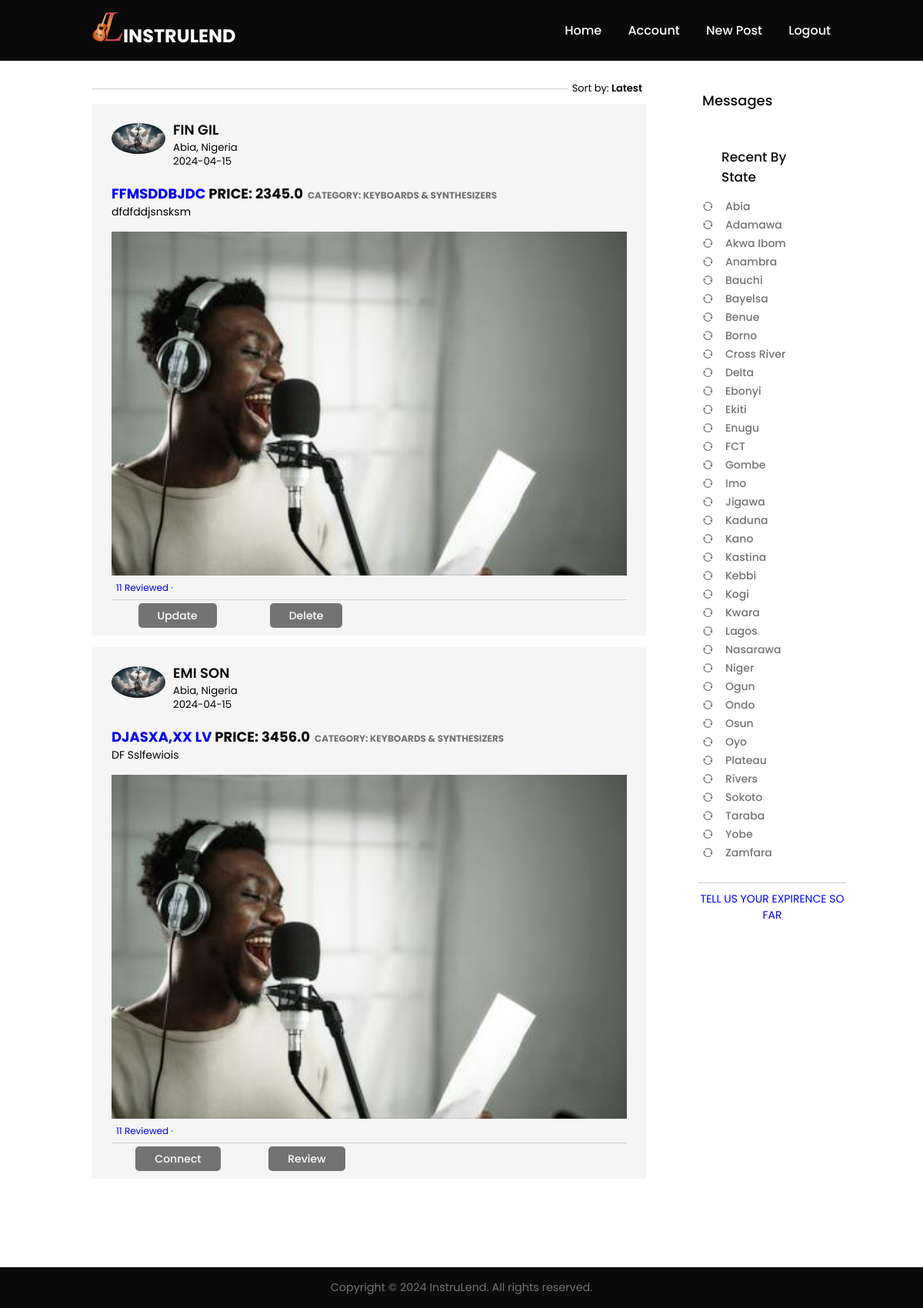
Screenshot of /home (signed in) with the database file from the repository.
### app/models.py (models this page shows, shortened)
class Post(db.Model):
    id = db.Column(db.Integer, primary_key=True)
    title = db.Column(db.String(50), nullable=False)
    description = db.Column(db.String(200), nullable=False)
    category = db.Column(db.String(100), nullable=False)
    price = db.Column(db.Float, nullable=False)
    city = db.Column(db.String(50), nullable=False)
    country = db.Column(db.String(10), nullable=False, default='Nigeria')
    date_posted = db.Column(db.DateTime, nullable=False, default=datetime.utcnow)
    image_file = db.Column(db.String(50), nullable=False)
    availability = db.Column(db.Boolean, nullable=False, default=True)
    user_id = db.Column(db.Integer, db.ForeignKey('user.id'), nullable=False)
    reviews = db.relationship('Review', backref='author2', lazy=True)
    rented = db.relationship('Agreement', backref='author5', lazy=True)

class User(db.Model, UserMixin):
    id = db.Column(db.Integer, primary_key=True)
    first_name = db.Column(db.String(100), nullable=False)
    last_name = db.Column(db.String(100), nullable=False)
    email = db.Column(db.String(255), unique=True, nullable=False)
    phone_number = db.Column(db.String(15), unique=True, nullable=False)
    city = db.Column(db.String(50))
    country = db.Column(db.String(10), nullable=False, default='Nigeria')
    password = db.Column(db.String(60), nullable=False)
    verification_number = db.Column(db.String(25), unique=True)
    verified_user = db.Column(db.Boolean, nullable=False, default=False)
    created_at = db.Column(db.DateTime, nullable=False, default=datetime.utcnow)
    image_file = db.Column(db.String(50), nullable=False, default='default.jpg')
    posts = db.relationship('Post', backref='author', lazy=True)
    reviews = db.relationship('Review', backref='author1', lazy=True)
    rented = db.relationship('Agreement', backref='author4', lazy=True)
    expirence = db.relationship('Expirence', backref='author6', lazy=True)
    chats_user1 = db.relationship('Chat', backref='user1', foreign_keys='Chat.user1_id', lazy=True)
    chats_user2 = db.relationship('Chat', backref='user2', foreign_keys='Chat.user2_id', lazy=True)
    message = db.relationship('Message', backref='author7', lazy=True)

### app/routes.py (the view)
@app.route("/home")
@login_required
def home():
    posts = Post.query.all()
    return render_template('home.html', posts=posts)

### app/models.py (called while the page is built)
@login_manager.user_loader
def load_user(user_id):
    return User.query.get(int(user_id))

### app/templates/home.html
{% extends "base.html" %}
{% block content %}
  <div class="container-home">
    <div class="main-content">
      <div class="sort-by">
        <hr>
        <p>Sort by: <span>Latest</span></p>
      </div>
      {% for post in posts %}
        <div class="post-container">
          <div class="post-author">
            <img src="{{ url_for('static', filename='images/profile_pic/' + post.author.image_file) }}" alt="">
            <div>
              <h1>{{ post.author.first_name }} {{ post.author.last_name }}</h1>
              <small>{{ post.city }}, {{ post.country }}</small>
              <small>{{ post.date_posted.strftime('%Y-%m-%d') }}</small>
            </div>
          </div>
          <h1><a href="{{ url_for('post', post_id=post.id) }}">{{ post.title }}</a>  Price: {{ post.price }}<span>category: {{ post.category }}</span></h1>
          <p>{{ post.description }}</p>
          <img src="{{ url_for('static', filename='images/post_pic/' + post.image_file) }}" width="100%">
          <div class="post-stats">
            <div>
              <span class="Reviewed"><a href="#">11 Reviewed &middot;</a></span>
            </div>
          </div>
          <div class="post-activity">
            {% if current_user.id != post.author.id %}
              <div><a href="{{ url_for('create_chat',  author_id=post.author.id) }}" id="chat-link-creator">Connect</a></div>
              <div><a href="#">Review</a></div>
            {% else %}
              <div><a href="#">Update</a></div>
              <div><a href="#">Delete</a></div>
            {% endif %}
          </div>
        </div>
      {% endfor %}
    </div>
    <div class="right-sidebar">
      <h3><a href="{{ url_for('message') }}">Messages</a></h3>
      <div class="sidebar-activity">
        <h3>Recent By State</h3>
        <a href="#"><i class="ri-refresh-line"></i>Abia</a>
        <a href="#"><i class="ri-refresh-line"></i>Adamawa</a>
        <a href="#"><i class="ri-refresh-line"></i>Akwa Ibom</a>
        <a href="#"><i class="ri-refresh-line"></i>Anambra</a>
        <a href="#"><i class="ri-refresh-line"></i>Bauchi</a>
        <a href="#"><i class="ri-refresh-line"></i>Bayelsa</a>
        <a href="#"><i class="ri-refresh-line"></i>Benue</a>
        <a href="#"><i class="ri-refresh-line"></i>Borno</a>
        <a href="#"><i class="ri-refresh-line"></i>Cross River</a>
        <a href="#"><i class="ri-refresh-line"></i>Delta</a>
        <a href="#"><i class="ri-refresh-line"></i>Ebonyi</a>
        <a href="#"><i class="ri-refresh-line"></i>Ekiti</a>
        <a href="#"><i class="ri-refresh-line"></i>Enugu</a>
        <a href="#"><i class="ri-refresh-line"></i>FCT</a>
        <a href="#"><i class="ri-refresh-line"></i>Gombe</a>
        <a href="#"><i class="ri-refresh-line"></i>Imo</a>
        <a href="#"><i class="ri-refresh-line"></i>Jigawa</a>
        <a href="#"><i class="ri-refresh-line"></i>Kaduna</a>
        <a href="#"><i class="ri-refresh-line"></i>Kano</a>
        <a href="#"><i class="ri-refresh-line"></i>Kastina</a>
        <a href="#"><i class="ri-refresh-line"></i>Kebbi</a>
        <a href="#"><i class="ri-refresh-line"></i>Kogi</a>
        <a href="#"><i class="ri-refresh-line"></i>Kwara</a>
        <a href="#"><i class="ri-refresh-line"></i>Lagos</a>
        <a href="#"><i class="ri-refresh-line"></i>Nasarawa</a>
        <a href="#"><i class="ri-refresh-line"></i>Niger</a>
        <a href="#"><i class="ri-refresh-line"></i>Ogun</a>
        <a href="#"><i class="ri-refresh-line"></i>Ondo</a>
        <a href="#"><i class="ri-refresh-line"></i>Osun</a>
        <a href="#"><i class="ri-refresh-line"></i>Oyo</a>
        <a href="#"><i class="ri-refresh-line"></i>Plateau</a>
        <a href="#"><i class="ri-refresh-line"></i>Rivers</a>
        <a href="#"><i class="ri-refresh-line"></i>Sokoto</a>
        <a href="#"><i class="ri-refresh-line"></i>Taraba</a>
        <a href="#"><i class="ri-refresh-line"></i>Yobe</a>
        <a href="#"><i class="ri-refresh-line"></i>Zamfara</a>
      </div>
      <div class="review-us">
        <a href="{{ url_for('expirence') }}">Tell Us your Expirence so far</a>
      </div>
    </div>
  </div>
{% endblock %}

### app/templates/base.html (shortened to what this page needs)
<!DOCTYPE html>
<html lang="en">
  <head>
    <link rel="stylesheet" href="https://cdn.jsdelivr.net/npm/swiper@11/swiper-bundle.min.css"/>
    <link rel="stylesheet" href="https://cdnjs.cloudflare.com/ajax/libs/font-awesome/6.5.1/css/all.min.css" />
    <link href="https://cdn.jsdelivr.net/npm/remixicon@4.2.0/fonts/remixicon.css" rel="stylesheet"/>
    <link rel="stylesheet" href="https://cdnjs.cloudflare.com/ajax/libs/font-awesome/5.15.3/css/all.min.css">
    <link rel="stylesheet" href="https://pro.fontawesome.com/releases/v5.10.0/css/all.css">
    <link rel="stylesheet" href="{{ url_for('static', filename='css/index.css') }}">
    <link rel="stylesheet" href="{{ url_for('static', filename='css/styles.css') }}">
</head>
<body>
    <header class="header">
        <a href="{{ url_for('index') }}" class="brand"><img src="{{ url_for('static', filename='images/website_pic/package/logo.png') }}">InstruLend</a>
        <div class="navigation">
            <div class="navigation-items">
              {% if current_user.is_authenticated %}
                <a class="nav-link active" aria-current="page" href="{{ url_for('home') }}">Home</a>
                <a class="nav-link active" aria-current="page" href="{{ url_for('account') }}">Account</a>
                <a class="nav-link active" aria-current="page" href="{{ url_for('new_post') }}">New Post</a>
                <a class="nav-link" href="{{ url_for('logout') }}">Logout</a>
              {% else %}
                <a class="nav-link" href="{{ url_for('about') }}">About</a>
                <a class="nav-link" href="{{ url_for('login') }}">Login</a>
                <a class="nav-link" href="{{ url_for('register') }}">SignUp</a>
              {% endif %}
            </div>
        </div>
    </header>
    <section>
      {% block content %}{% endblock %}
    </section>
    <footer class="footer">
      <div class="footer_bar">
          Copyright &copy; 2024 InstruLend. All rights reserved.
      </div>
  </footer>
</body>
</html>

### app/static/css/index.css (style rules this page uses)
:root { --text-dark: #0a0a0a; --text-light: #737373; --extra-light: #f5f5f5; --white: #ffffff; --max-width: 1200px; }
* { margin: 0; padding: 0; box-sizing: border-box; font-family: "Poppins", sans-serif; }
html, body { scroll-behavior: smooth; }
header { z-index: 999; position: absolute; top: 0; left: 0; width: 100%; display: flex; justify-content: space-between; align-items: center; padding: 15px 120px; transition: 0.5s ease; background-color: var(--text-dark); }
header .brand { color: #fff; font-size: 1.5rem; font-weight: 700; text-transform: uppercase; text-decoration: none; }
header .navigation { position: relative; }
header .navigation .navigation-items a { position: relative; color: #fff; font-size: 1em; font-weight: 500; text-decoration: none; margin-left: 30px; transition: 0.3s ease; }
header .navigation .navigation-items a::before { content: " "; position: absolute; background: #fff; width: 0; height: 3px; bottom: 0; left: 0; transition: 0.3s ease; }
header a img { height: 40px; display: inline-block; }
section { padding: 100px 120px; }
.footer { background-color: var(--text-dark); }
.footer_bar { padding: 1rem; font-size: 0.9rem; color: var(--text-light); text-align: center; }
.about-pages h2, h3 { margin-bottom: 8px; }
.container-home { display: flex; flex-wrap: wrap; justify-content: space-between; }
.main-content { flex-basis: 75%; }
.right-sidebar { flex-basis: 20%; align-self: flex-start; position: sticky; top: 73px; }
.right-sidebar h3 { font-size: 18px; font-weight: 500; margin: 20px 0 10px; padding: 5px 25px; margin: 12px 0; }
.right-sidebar h3 a { text-decoration: none; color: var(--text-dark); }
.sidebar-activity { padding: 5px 25px; margin: 12px 0; }
.sidebar-activity h3 { color: var(--text-dark); font-size: 17px; font-weight: 500; margin: 20px 0 10px; }
.sidebar-activity a { display: flex; align-items: center; font-size: 14px; font-weight: 500; color: var(--text-light); margin: 3px 0; text-decoration: none; }
.sidebar-activity a i { width: 20px; margin-right: 10px; }
.review-us { border-top: 1px solid #ccc; text-align: center; margin-top: 20px; margin-left: 20px; margin-right: -20px; }
.review-us a { color: blue; text-decoration: none; font-size: 14px; text-transform: uppercase; display: inline-block; margin: 10px 0; }
.sort-by { display: flex; align-items: center; margin: 10 0; }
.sort-by hr { flex: 1; border: 0; height: 1px; background: #ccc; }
.sort-by p { font-size: 13px; padding: 5px; }
.sort-by p span { font-weight: 600; cursor: pointer; }
.post-container { background-color: #f5f5f5; padding: 20px 25px 5px; margin: 5px 0 15px; }
.post-author { display: flex; align-items: flex-start; margin-bottom: 20px; }
.post-author img { width: 70px; border-radius: 50%; margin-right: 10px; margin-top: 5px; }
.post-author h1 { font-size: 18px; font-weight: 600; color: var(--text-light); }
.post-author small { display: block; margin-bottom: -2px; }
.post-container h1 { font-size: 18px; color: var(--text-dark); text-transform: uppercase; }
.post-container h1 a { text-decoration: none; }
.post-container span { color: var(--text-light); font-size: 12px; margin-left: 6px; }
.post-container p { font-size: 14px; margin-bottom: 15px; }
.post-stats { display: flex; flex-wrap: wrap; align-items: center; justify-content: space-between; font-size: 12px; border-bottom: 1px solid #ccc; padding-bottom: 6px; }
.post-stats div { display: flex; align-items: center; }
.post-stats a { text-decoration: none; }
.post-activity { display: flex; align-items: center; justify-content: space-around; padding: 10px 0; font-size: 14px; font-weight: 500; width: 50%; }
.post-activity a { border-radius: 5px; background: var(--text-light); color: var(--white); padding: 6px 25px; text-decoration: none; margin: 5px 10px; overflow: hidden; transition: 0.3s ease; }

### rows the page displays
Post: image_file (placeholder picture), author.first_name "FIN", author.last_name "GIL", city "Abia", country "Nigeria", date_posted "2024-04-15", title "FFMSDDBJDC", price "2345.0", category "KEYBOARDS & SYNTHESIZERS", description "dfdfddjsnsksm", image_file (picture), shows "Update"
Post: image_file (placeholder picture), author.first_name "EMI", author.last_name "SON", city "Abia", country "Nigeria", date_posted "2024-04-15", title "DJASXA,XX LV", price "3456.0", category "KEYBOARDS & SYNTHESIZERS", description "DF Sslfewiois", image_file (picture)
